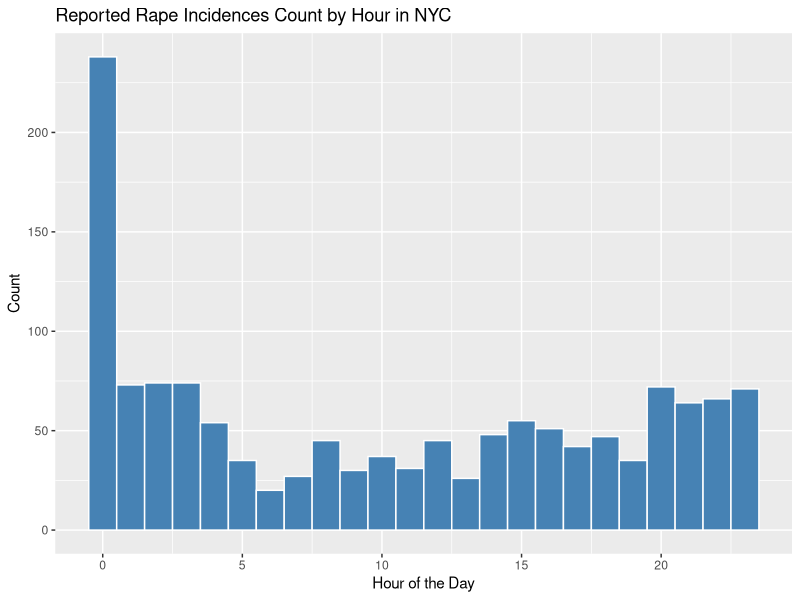
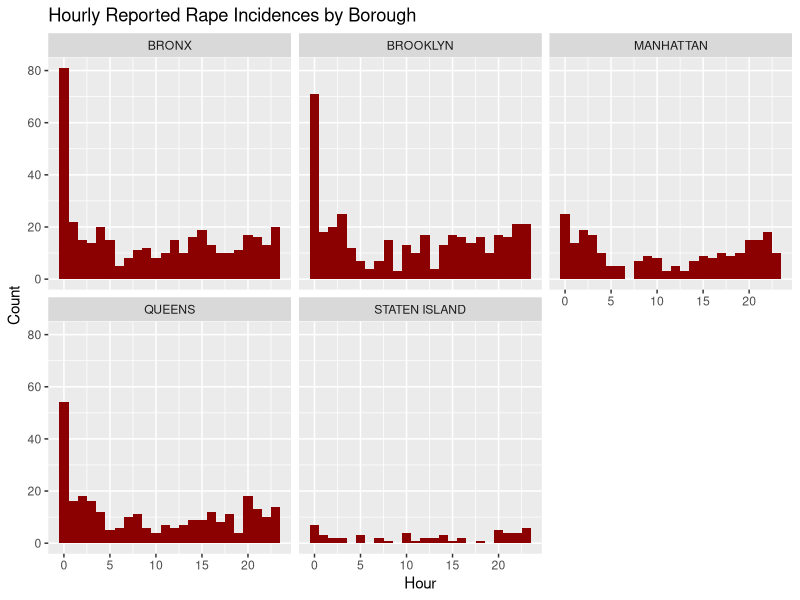

Reproduce these figures in R, in order. (Note: this script raises an error after producing the figures.)
## ---- chunk 1
#load data
df <- read.csv("Rape_Data_clusters.csv", header=TRUE)
## ---- chunk 2
library(ggplot2)

#graph for number of counts for hour of the day
ggplot(df, aes(x=HOUR)) + geom_histogram(binwidth = 1, fill ="steelblue", color = "white") + labs(title = "Reported Rape Incidences Count by Hour in NYC", x = "Hour of the Day", y="Count")
## ---- chunk 3
#graph for hourly crime count seperated by borough
ggplot(df, aes(x=HOUR)) + geom_histogram(binwidth = 1, fill = "darkred") + facet_wrap(~BORO_NM) + labs(title = "Hourly Reported Rape Incidences by Borough", x="Hour", y="Count")
## ---- chunk 4
#graph for hourly crime count for k means cluster
ggplot(df, aes(x=HOUR)) + geom_histogram(binwidth = 1, fill = "darkred") + facet_wrap(~CLUSTER) + labs(title ="Hourly Reported Rape Incidences by K-Means Cluster", x="Hour", y="Count")
#hour in military time
## ---- chunk 5
#graph for crime count for time of day
ggplot(df, aes(x=TIME_OF_DAY)) + geom_bar(fill ="steelblue", color = "white") + labs(title = "Number of Reported Rape Incidences by Time of Day in NYC", x = "Time of Day", y="Count")

## ---- chunk 6
#graph for crime count for time of day for each borough
ggplot(df, aes(x=TIME_OF_DAY)) + geom_bar(fill = "steelblue") + facet_wrap(~BORO_NM) + labs(title ="Rape Incidences Count by Time of Day per NYC Borough", x="Time of Day", y="Count")
## ---- chunk 7
#graph for night crime coordinates
ggplot(df[df$TIME_OF_DAY == "Night",], aes(x=X_COORD_CD, y= Y_COORD_CD)) + geom_point(alpha = 0.3, color = "red") + labs(title = "Coordinate Location of Reported Night Rape Incidences in NYC", x="X Coordinate", y="Y Coordinate")
## ---- chunk 8
#graph for premise Type for Nightly Crime

ggplot(df[df$TIME_OF_DAY == "Night",], aes(x=PREM_TYP_DESC)) + geom_bar() + theme(axis.text.x = element_text(angle = 90, vjust = 0.5)) + labs(title = "Night Rape Count by Premise Type", x="Premise Type", y="Count")
## ---- chunk 9
#graph to compare crime count for times of day
ggplot(df, aes(x= BORO_NM, fill = TIME_OF_DAY )) + geom_bar(position = "dodge") + labs(title = "Rape Report Count by Time of Day", x="Borough", y="Number of Incidences", fill = "Time Period") + theme(axis.text.x = element_text(angle = 45, hjust = 1)) + theme_minimal()
## ---- chunk 10

#graph for crime count per day of week
ggplot(df, aes(x=DAY_OF_WEEK)) + geom_bar() + labs(title = "Number of Reported Rape Incidences by Day of Week in NYC", x="Day of Week", y="Count")
## ---- chunk 11
#Graph for day of week crime count by borough
ggplot(df, aes(x=DAY_OF_WEEK)) + geom_bar(fill = "steelblue") + facet_wrap(~BORO_NM) + labs(title ="Rape Incidences Count by Day of Week per NYC Borough", x="Day of Week", y="Count") + theme(axis.text.x = element_text(angle = 45, vjust = 0.5))
## ---- chunk 12
ggplot(df, aes(x=DAY_OF_WEEK)) + geom_bar(fill = "darkred") + facet_wrap(~CLUSTER) + labs(title ="Rape Incidences Count by Day of Week per Defined Cluster in NYC", x="Day of Week", y="Count") + theme(axis.text.x = element_text(angle = 45, vjust = 0.5))
## ---- chunk 13
#graph for crime count per season
df$SEASON <- factor(df$SEASON, levels = c("Winter", "Spring", "Summer", "Fall"))
ggplot(df, aes(x=SEASON)) + geom_bar() + labs(title = "Number of Reported Rape Incidences by Season in NYC", x="Season", y="Count")
## ---- chunk 14
#Graph for crime count by season per borough
ggplot(df, aes(x=SEASON)) + geom_bar(fill = "steelblue") + facet_wrap(~BORO_NM) + labs(title ="Rape Incidences Count by Season per NYC Borough", x="Season", y="Count") + theme(axis.text.x = element_text(angle = 45, vjust = 0.5))
## ---- chunk 15
#Graph for number of crimes in summer by borough
ggplot(df[df$SEASON == "Summer",], aes(x=BORO_NM)) + geom_bar() + labs(title ="Summer Rape Incidences Count per NYC Borough", x="Borough", y="Count") 
